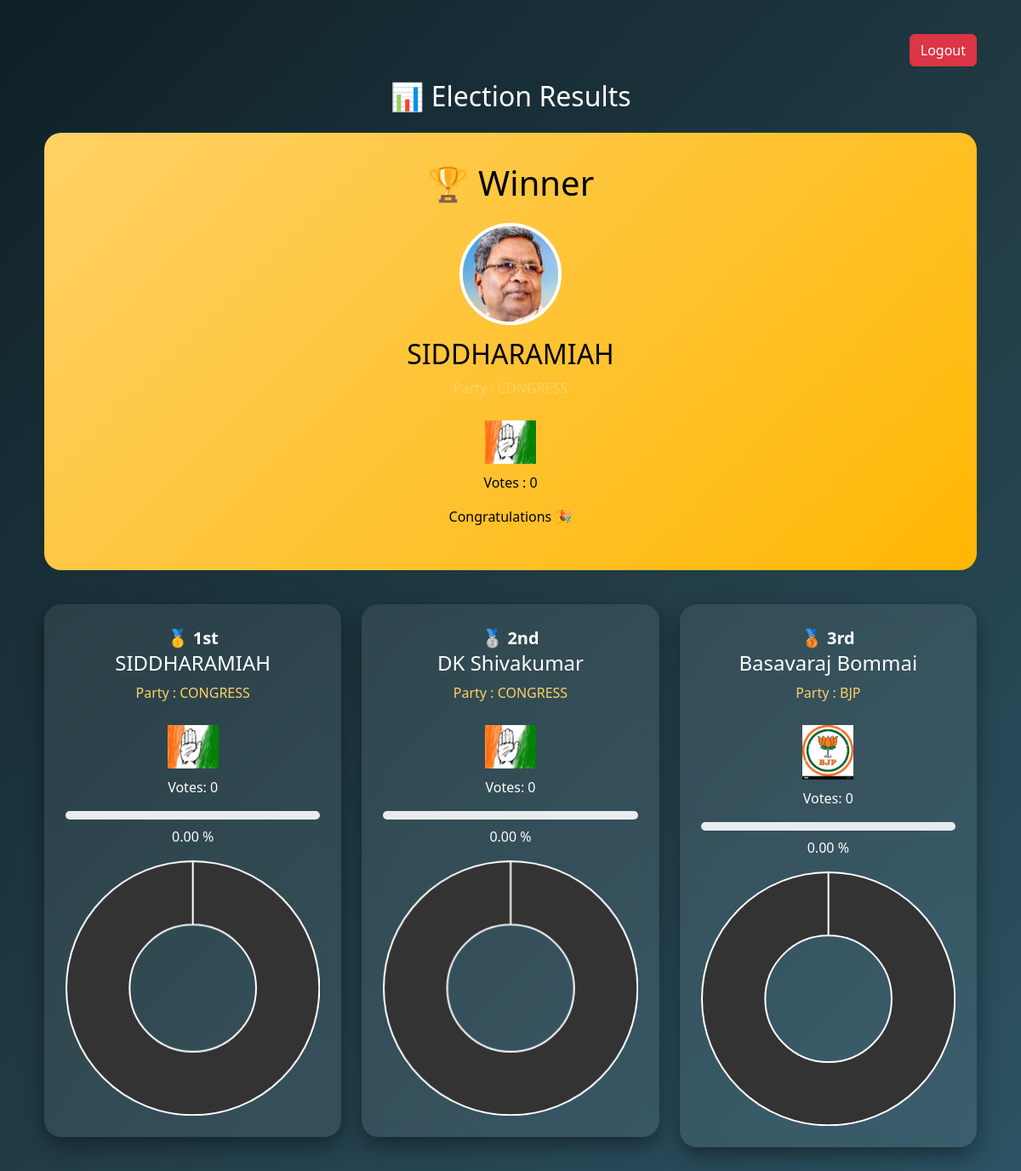
Page /results/1 on the committed database.
### tables this page shows
CREATE TABLE candidates(
        id INTEGER PRIMARY KEY AUTOINCREMENT,
        election_id INTEGER,
        name TEXT,
        party TEXT,
        photo TEXT,
        symbol TEXT
    );

### app.py (the view)
@app.route('/results/<int:election_id>')
def results(election_id):
    conn = get_db_connection()
    cur = conn.cursor()
    cur.execute(q("""
    SELECT c.name, c.party, c.photo, c.symbol, COUNT(v.id)
    FROM candidates c
    LEFT JOIN votes v
    ON c.name = v.candidate AND c.election_id = v.election_id
    WHERE c.election_id=?
    GROUP BY c.id
    ORDER BY COUNT(v.id) DESC
    """),(election_id,))
    data = cur.fetchall()
    conn.close()
    candidates = data
    votes = [row[4] for row in data]
    winner = data[0] if data else None
    return render_template("result.html",
                           candidates=candidates,
                           votes=votes,
                           winner=winner)

### app.py (called while the page is built)
def get_db_connection():
    DATABASE_URL = os.environ.get("DATABASE_URL")
    if DATABASE_URL:
        conn = psycopg2.connect(DATABASE_URL)
    else:
        conn = sqlite3.connect("database.db")
        conn.row_factory = sqlite3.Row  # FIX
    return conn

def q(query):
    if os.environ.get("DATABASE_URL"):
        return query.replace("?", "%s")
    return query

### templates/result.html (shortened to what this page needs)
<!DOCTYPE html>
<html>
<head>
<link rel="stylesheet" href="https://cdn.jsdelivr.net/npm/bootstrap@5.3.2/dist/css/bootstrap.min.css">
</head>
<body>
<div class="container">
<div class="text-end mb-3">
<a href="/logout" class="btn btn-danger">Logout</a>
</div>
<h2 class="text-center mb-4">📊 Election Results</h2>
{% if winner %}
<div class="winner-box">
<h1>🏆 Winner</h1>
<img src="{{ url_for('static', filename='images/' + winner[2]) }}" class="winner-img">
<h2>{{ winner[0] }}</h2>
<p class="party">Party : {{ winner[1] }}</p>
<img src="{{ url_for('static', filename='images/' + winner[3]) }}" class="symbol">
<p>Votes : {{ votes[0] }}</p>
<p>Congratulations 🎉</p>
</div>
{% endif %}
<div class="row">
{% set total = votes | sum %}
{% for i in range(candidates|length) %}
<div class="col-md-4 mb-4">
<div class="result-card">
<div class="rank">
{% if i == 0 %} 🥇 1st
{% elif i == 1 %} 🥈 2nd
{% elif i == 2 %} 🥉 3rd
{% endif %}
</div>
<h4>{{ candidates[i][0] }}</h4>
<p class="party">Party : {{ candidates[i][1] }}</p>
<img src="{{ url_for('static', filename='images/' + candidates[i][3]) }}" class="symbol">
<p>Votes: {{ votes[i] }}</p>
{% set percent = (votes[i] / total * 100) if total > 0 else 0 %}
<div class="progress mb-2">
</div>
<p>{{ "%.2f"|format(percent) }} %</p>
<canvas id="chart{{ i }}"></canvas>
</div>
</div>
{% endfor %}
</div>
</div>
<script>
const votes = {{ votes | tojson }};
for(let i=0;i<votes.length;i++){
const ctx=document.getElementById('chart'+i);
new Chart(ctx,{
type:'doughnut',
data:{
labels:['Votes','Remaining'],
datasets:[{
data:[votes[i], Math.max(1, votes.reduce((a,b)=>a+b,0)-votes[i])],
backgroundColor:['#ffb703','#333']
}]
},
options:{
plugins:{legend:{display:false}}
}
});
}
// 🎉 Confetti for winner
{% if winner %}
confetti({
particleCount:250,
spread:150,
origin:{y:0.6}
});
{% endif %}
</script>
</body>
</html>

### templates/result.html (style rules this page uses)
body { background: linear-gradient(135deg,#0f2027,#203a43,#2c5364); min-height:100vh; padding:40px; font-family:'Segoe UI',sans-serif; color:white; }
.result-card { background:rgba(255,255,255,0.08); padding:25px; border-radius:20px; backdrop-filter:blur(10px); text-align:center; box-shadow:0 10px 25px rgba(0,0,0,0.4); transition:0.3s; }
.symbol { width:60px; margin:10px; }
.party { color:#ffd166; font-weight:500; }
.winner-img { width:120px; height:120px; border-radius:50%; object-fit:cover; margin:15px; border:4px solid white; }
.winner-box { background:linear-gradient(135deg,#ffd166,#ffb703); padding:35px; border-radius:20px; text-align:center; margin-bottom:40px; color:black; animation:pop 0.8s ease; }
.progress { height:10px; border-radius:10px; }
.rank { font-size:20px; font-weight:bold; }

### rows in the picture
candidates: photo (picture), name "SIDDHARAMIAH", symbol (picture), name "SIDDHARAMIAH", party "CONGRESS"
candidates: name "DK Shivakumar", party "CONGRESS", symbol (picture)
candidates: name "Basavaraj Bommai", party "BJP", symbol (picture)

### other values in the picture
{{ votes[0] }} "0"
{{ votes[i] }} "0" "0" "0"
{{ "%.2f"|format(percent) }} "0.00" "0.00" "0.00"
chart data {{ votes | tojson }} [0, 0, 0]
